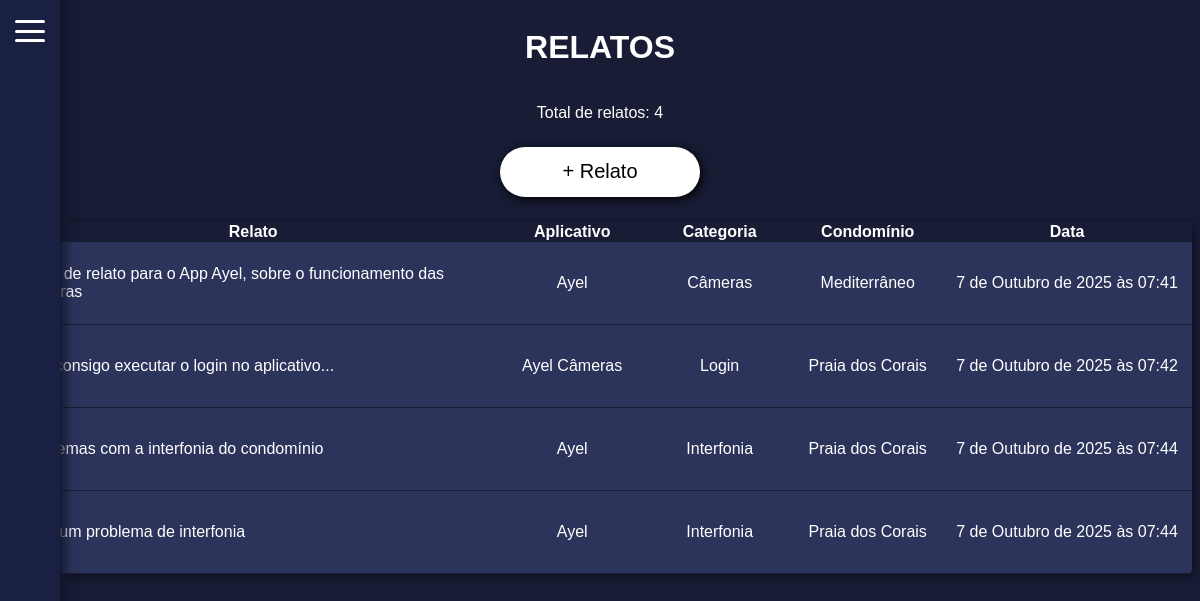
/listar_relatos/, run on an earlier commit of the app's database.
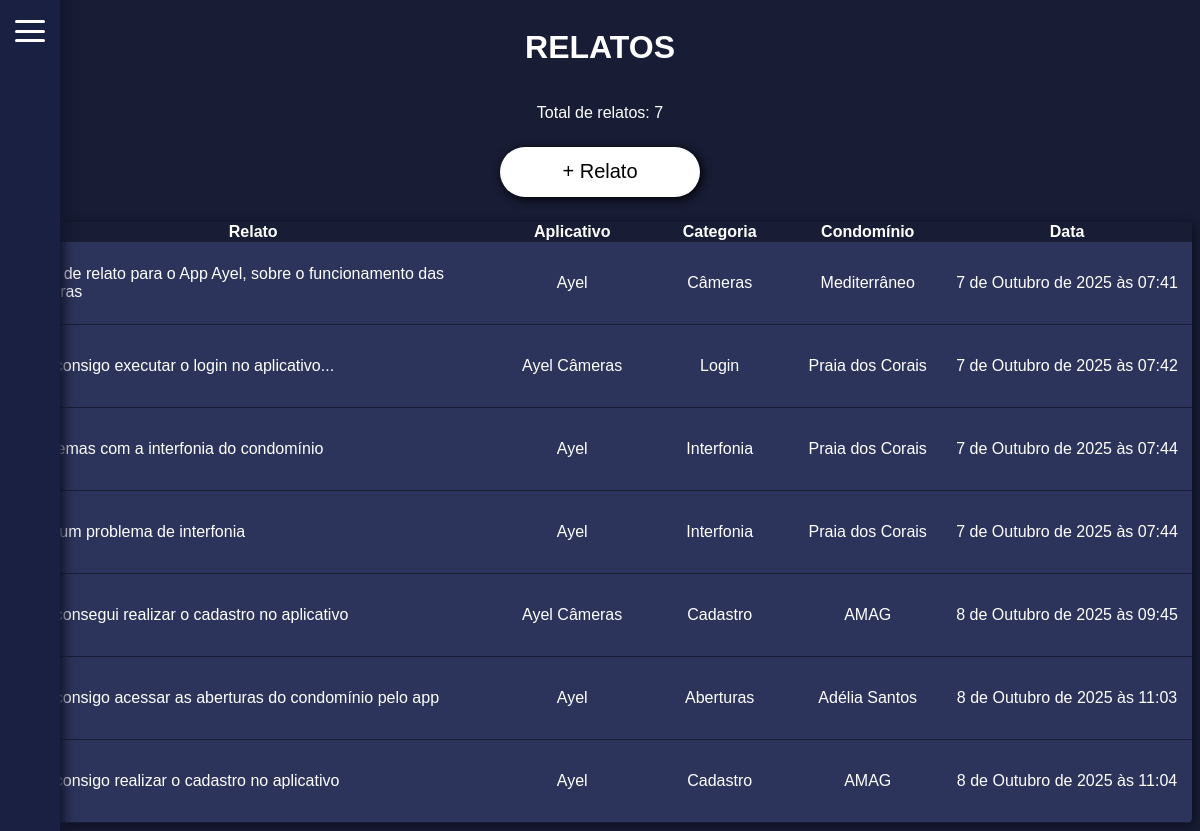
And on a later commit of the database.
### mainApp/models.py (models this page shows, shortened)
class Relatos(models.Model):
    cond_id = models.ForeignKey(Conds, on_delete=models.CASCADE, related_name='relatos', verbose_name='Condomínio')
    relato = models.CharField(max_length=100, verbose_name='Relato')
    tipo_relato = models.ForeignKey(TipoRelato, on_delete=models.CASCADE, related_name='tipo_relato', verbose_name='Tipo do Relato')
    cat_rel_ayel = models.ForeignKey(CategoriaRelatoAyel, on_delete=models.CASCADE, related_name='cat_rel_ayel', verbose_name='Categoria do Relato', null=True, blank=True)
    cat_rel_cam = models.ForeignKey(CategoriaRelatoCam, on_delete=models.CASCADE, related_name='cat_rel_ayel', verbose_name='Categoria do Relato', null=True, blank=True)
    data = models.DateTimeField(default=timezone.now)

class Conds(models.Model):
    name = models.CharField(max_length=100)
    created_at = models.DateTimeField(auto_now_add=True)
    endereco = models.CharField(max_length=200)

### mainApp/views.py (the view)
# urls.py: path('listar_relatos/', views.listar_relatos, name='listar_relatos'), # listar relatos
def listar_relatos(request):
    relatos = Relatos.objects.all()
    context = {'relatos': relatos}
    return render(request, 'relato/listar_relatos.html', context)

### mainApp/templates/relato/listar_relatos.html (shortened to what this page needs)
<!DOCTYPE html>
<html lang="pt-br">
<head>
</head>
<body>
    <div id="container">
        <h1 id="title">RELATOS</h1>
        <div id="bar">
            <label for="menu-toggle" class="menu-btn">
                <span></span>
                <span></span>
                <span></span>
            </label>
            <div class="slide-menu">
                <ul>
                </ul>
            </div>
        </div>
    {% if relatos %}
        <p>Total de relatos: {{ relatos.count }}</p>
        <a href="{% url 'main_relato' %}" class="home-btn">+ Relato</a>
        <table>
            <thead>
                <tr class="tr-head">
                    <th>Relato</th>
                    <th>Aplicativo</th>
                    <th>Categoria</th>
                    <th>Condomínio</th>
                    <th>Data</th>
                </tr>
            </thead>
            <tbody>
                <tr class="tr-itens">
                    {% for relato in relatos %}
                        <td class="td-relato">{{ relato.relato }}</td>
                        {% if relato.tipo_relato_id == 1 %}
                        <td class="td-app">Ayel</td>
                        {% elif relato.tipo_relato_id == 2 %}
                        <td class="td-app">Ayel Câmeras</td>
                        {% endif %}
                        {% if relato.cat_rel_ayel_id %}
                            {% if relato.cat_rel_ayel_id == 1 %}
                                <td class="td-cat">Aberturas</td>
                            {% elif relato.cat_rel_ayel_id == 2 %}
                                <td class="td-cat">Câmeras</td>
                            {% elif relato.cat_rel_ayel_id == 3 %}
                                <td class="td-cat">Cadastro</td>
                            {% elif relato.cat_rel_ayel_id == 4 %}
                                <td class="td-cat">Interfonia</td>
                            {% endif %}
                        {% else %}
                            {% if relato.cat_rel_cam_id %}
                                {% if relato.cat_rel_cam_id == 1 %}
                                    <td class="td-cat">Login</td>
                                {% elif relato.cat_rel_cam_id == 2 %}
                                    <td class="td-cat">Câmeras</td>
                                {% elif relato.cat_rel_cam_id == 3 %}
                                    <td class="td-cat">Cadastro</td>
                                {% endif %}
                            {% endif %}
                        {% endif %}
                        <td class="td-condname">{{ relato.cond_id.name }}</td>
                        <td class="td-data">{{ relato.data }}</td>
                </tr>
                    {% endfor %}
            </tbody>
        </table>
    {% else %}
        Nenhum relato cadastrado. Para adicionar <a href="{% url 'main_relato' %}"> clique aqui.</a>
    {% endif %}
    </div>
</body>
</html>

What changed in the data, as far as the page shows it:
added Relatos: relato "Não consegui realizar o cadastro no aplicativo", shows "Ayel Câmeras", shows "Cadastro", cond_id.name "AMAG", data "8 de Outubro de 2025 às 09:45"
added Relatos: relato "Não consigo acessar as aberturas do condomínio pelo app", shows "Ayel", shows "Aberturas", cond_id.name "Adélia Santos", data "8 de Outubro de 2025 às 11:03"
added Relatos: relato "Não consigo realizar o cadastro no aplicativo", shows "Ayel", shows "Cadastro", cond_id.name "AMAG", data "8 de Outubro de 2025 às 11:04"
Also different on the page:
{{ relatos.count }}: "4" → "7"
